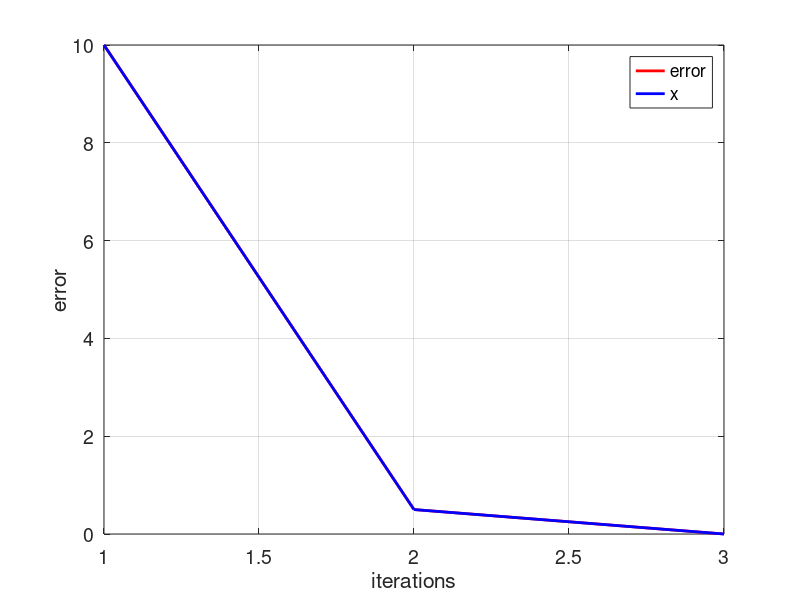

Write the MATLAB code that produced this figure.
clear, clc;
xl=0;
xu=1;

i=1;
e(i)=10;

while(e(i)> 0.001)
    xr=(xl-xu)/2;
    
      g_xl= (xl)-2^(-xl);
      g_xu= (xu)-2^(-xu);
      g_xr= (xr)-2^(-xr);
      
    if(g_xl*g_xu<0)
        xu=xr;
        e(i+1)=abs(xr-xl);
    end
    i=i+1;
    
    if(g_xu*g_xr<0)
        xl=xr;
        e(i+1)=abs(xr-xu);
    end
    i=i+1;
    
    if(g_xu*g_xr == 0)
        xr=xr;
        e(i)=i+1;
    end
    
end

tamanio = size(e);
ite = 1:1:tamanio(2);

figure('DefaultAxesFontSize',14)
set(gcf,'color','white')
plot(ite,e,'color',[1  0  0],'linewidth',2)

grid on
hold on
plot(ite,e,'color',[0  0  1], 'LineWidth',2)
xlabel('iterations')
ylabel('error')
legend('error','x')